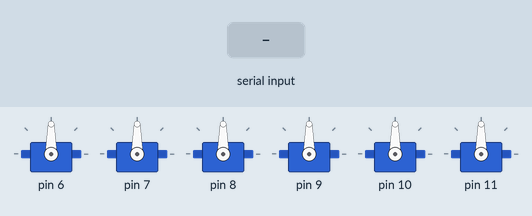
Recording of a sketch running on a simulated Arduino Uno, built with avr-gcc and run on an emulated ATmega328P. Shown: 6 × servo. The inputs (shaded band) are chosen by the test bench.

Above: at 1.2 s.
1.3 s: "HAND:1\n" received over Serial
At 1.8 s:
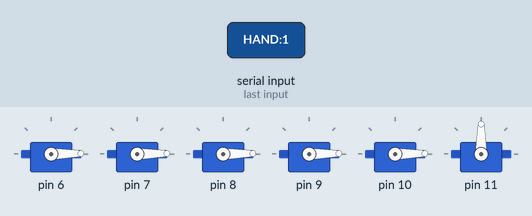
2.8 s: "HAND:150\n" received over Serial
At 4.0 s:
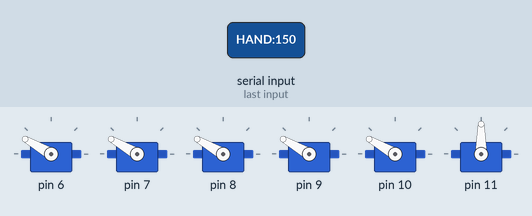
4.3 s: "FINGER:1\n" received over Serial
At 5.2 s:
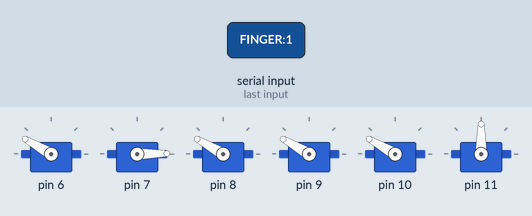
5.8 s: "WRIST:1\n" received over Serial
At 6.4 s:
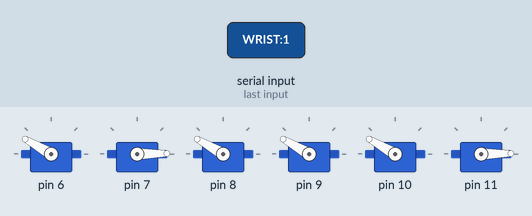
7.3 s: "WRIST:150\n" received over Serial
At 7.6 s:
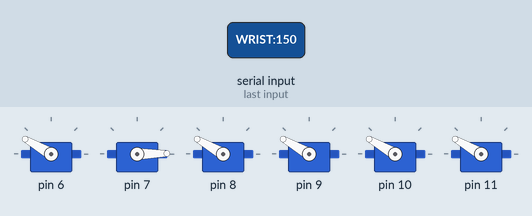
8.8 s: "HAND\n" received over Serial
At 9.8 s:
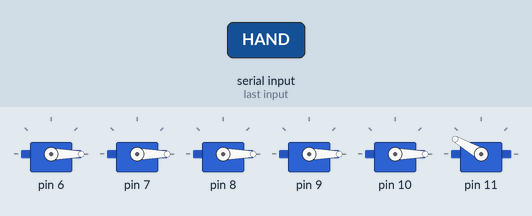
Timing chart, 0 to 11.3 s (numbered marks = the images above; inputs shaded):
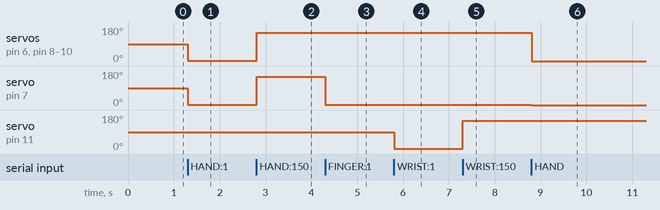

Measured:
- after the input at 1.3 s, servo on pin 6–10: 90° → 1° at once
- after the input at 2.8 s, servo on pin 6–10: 1° → 150° at once
- after the input at 4.3 s, servo on pin 7: 150° → 1° at once
- after the input at 5.8 s, servo on pin 11: 90° → 1° at once
- after the input at 7.3 s, servo on pin 11: 1° → 150° at once
- after the input at 8.8 s, servo on pin 6, servo on pin 8–10: 150° → 0° at once; servo on pin 7: 1° → 0° at once

The sketch:

motorized_hand_SPP.ino
```cpp
#include <Servo.h>

/*-- Example of commmands:

    HAND:125,56,44,144,153;

    Values from 0 to 180

*/

#define HAND_VALUES 5
#define NUMBER_OF_SERVOS 6

Servo servo[NUMBER_OF_SERVOS];
int servo_pos[NUMBER_OF_SERVOS];

String command;

void setup()
{
  //-- Attach the servos. Order for right hand, counting from the thumb to the little finger.
  //-- Servos are connected from digital pin #6 to #10. Servo for wrist is connected at #11 digital pin.

  //-- Servo setup
  for (int i=0; i<NUMBER_OF_SERVOS; i++) servo[i].attach(i+6);

  //-- Servo inti position:
  for (int i=0; i<NUMBER_OF_SERVOS; i++){
    servo_pos[i]=90;
    servo[i].write(servo_pos[i]);
    }

  Serial.begin(19200);

}

void loop()
{

    if(Serial.available()){
        char c = Serial.read();

        if(c == '\n'){
          parseCommand(command);
          command = "";
        }
        else command += c;
    }

      //for(int i=0; i<NUMBER_OF_SERVOS; i++) servo[i].write(servo_pos[i]);

}

void parseCommand(String com)
{
  String part1;
  String part2;

  part1 = com.substring(0,com.indexOf(":"));
  part2 = com.substring(com.indexOf(":")+1,com.indexOf(";"));

  if(part1.equalsIgnoreCase("HAND"))
  {
    //Serial.print("HAND recognized: ");

    for(int i=0; i<HAND_VALUES; i++){

      servo_pos[i] = getValuesFromCommand(part2);
      //Serial.print(servo_pos[i]);
      //Serial.print("\t");
    }

      //Serial.println("_");

    // Move actuators of HAND:
    for(int i=0; i<HAND_VALUES; i++) servo[i].write(servo_pos[i]);

  }

  else if(part1.equalsIgnoreCase("FINGER"))
  {
      int fingerIndex = getValuesFromCommand(part2);
      servo_pos[fingerIndex] = getValuesFromCommand(part2);
      // Move the finguer #fingerIndex:
      servo[fingerIndex].write(servo_pos[fingerIndex]);

  }
  else if(part1.equalsIgnoreCase("WRIST"))
  {
    servo_pos[5] = getValuesFromCommand(part2);
    servo[5].write(servo_pos[5]);

  }
  else
  {
    Serial.print("Command not recognized");
   // Serial.println(com);

  }

}

int getValuesFromCommand (String& command_values){
  int value = command_values.substring(0,command_values.indexOf(",")).toInt();
  command_values = command_values.substring(command_values.indexOf(",")+1);
  return value;
}
```
